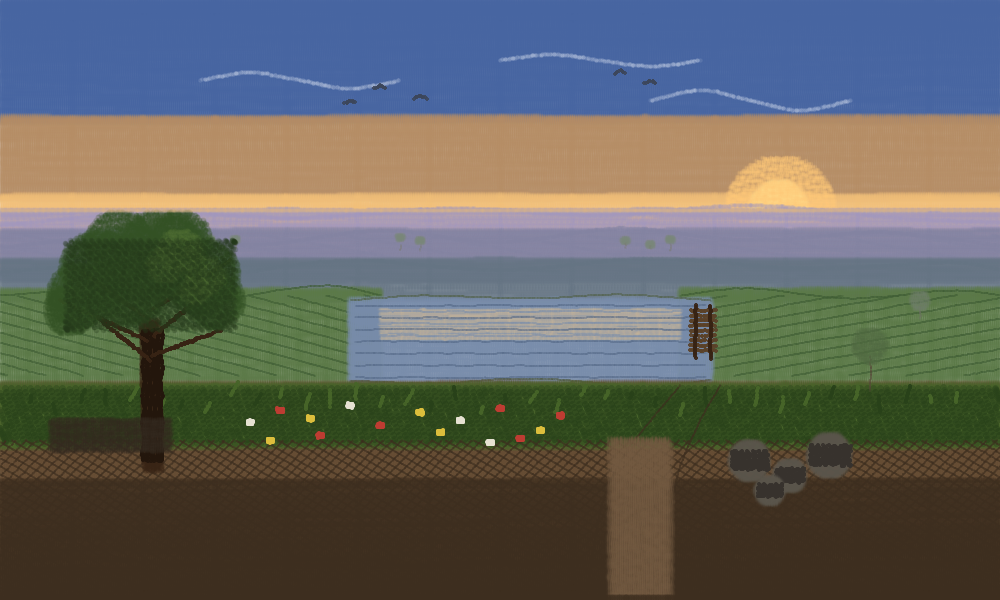

This figure's Python source:
"""
Lesson 05: Landscape & Atmospheric Perspective
Scene: Golden hour sunset over a lake, with layered hills and a foreground oak tree.

Mood: Warm, contemplative late afternoon. The sun is low on the right,
casting amber light across the scene. Distant hills dissolve into blue-violet haze.
A still lake mirrors the sky. A large oak tree anchors the left foreground.
"""

import sys
import os
import math

sys.path.insert(0, os.path.join(os.path.dirname(__file__), '..', '..', 'artist'))

from student import (
    draw_line, draw_circle, draw_curve, draw_pressure_ramp,
    draw_hatching, draw_filled_circle, draw_rectangle, draw_triangle,
    draw_s_curve, draw_arc, draw_ellipse, draw_crosshatching,
    draw_filled_rectangle, draw_gradient_fill,
)
from stylus_format import Drawing
from renderer import render_drawing

import numpy as np
np.random.seed(2026)

all_strokes = []

W, H = 1000, 600

# ===========================================================================
# Color palette -- golden hour sunset
# ===========================================================================
SKY_TOP = (70, 100, 160)        # deep blue at zenith
SKY_MID = (180, 140, 100)       # warm amber at mid-sky
SKY_HORIZON = (240, 190, 120)   # pale gold near horizon
SUN_COLOR = (255, 220, 140)     # warm sun
SUN_GLOW = (255, 200, 120)      # glow around sun

HILL_FAR = (160, 150, 190)      # pale blue-violet, most distant
HILL_MID = (130, 130, 160)      # blue-purple, middle distance
HILL_NEAR = (100, 115, 130)     # darker blue-gray

LAKE_BASE = (120, 140, 170)     # steel-blue water
LAKE_DARK = (80, 100, 130)      # darker ripple tones
LAKE_HIGHLIGHT = (200, 180, 150)  # warm reflected sky

FIELD_GREEN = (90, 120, 70)     # middle-ground green field
FIELD_DARK = (60, 90, 50)       # shadow in field

FG_EARTH = (100, 75, 50)        # warm brown foreground earth
FG_DARK = (60, 45, 30)          # dark earth shadow
FG_GRASS = (70, 100, 40)        # foreground grass green
FG_GRASS_DARK = (40, 65, 25)    # dark grass

TRUNK_BROWN = (55, 35, 20)      # dark oak trunk
CANOPY_GREEN = (50, 80, 35)     # dark foliage
CANOPY_LIGHT = (80, 110, 50)    # sunlit foliage highlights

ROCK_GRAY = (90, 85, 75)        # warm gray rocks
ROCK_SHADOW = (55, 50, 45)      # rock shadow

FLOWER_RED = (190, 60, 50)      # wildflower accents
FLOWER_YELLOW = (220, 190, 60)  # yellow wildflowers
FLOWER_WHITE = (230, 225, 210)  # white wildflowers

# ===========================================================================
# LAYER 1: SKY -- brush tool, gradient from deep blue top to golden horizon
# ===========================================================================

# Upper sky: deep blue
all_strokes.extend(draw_gradient_fill(
    0, 0, W, 120,
    start_pressure=0.5, end_pressure=0.35,
    tool="brush", color=SKY_TOP, spacing=2.5
))

# Mid sky: transition zone -- warmer
all_strokes.extend(draw_gradient_fill(
    0, 118, W, 80,
    start_pressure=0.35, end_pressure=0.3,
    tool="brush", color=SKY_MID, spacing=2.5
))

# Lower sky near horizon: warm gold
all_strokes.extend(draw_gradient_fill(
    0, 196, W, 70,
    start_pressure=0.3, end_pressure=0.4,
    tool="brush", color=SKY_HORIZON, spacing=2.5
))

# Sun -- a warm filled circle on the right side, low in the sky
all_strokes.extend(draw_filled_circle(
    780, 210, 28,
    tool="brush", color=SUN_COLOR, pressure=0.45, fill_spacing=2.0
))

# Sun glow -- larger, very light circle behind the sun
all_strokes.extend(draw_filled_circle(
    780, 210, 55,
    tool="brush", color=SUN_GLOW, pressure=0.12, fill_spacing=3.0
))

# A few soft cloud wisps in the upper sky using charcoal at low pressure
for cy, cx1, cx2, amp in [(80, 200, 400, 8), (60, 500, 700, 6), (100, 650, 850, 10)]:
    all_strokes.append(draw_s_curve(
        cx1, cy, cx2, cy, amplitude=amp,
        tool="charcoal", color=(200, 210, 230), pressure=0.12
    ))

# ===========================================================================
# LAYER 2: DISTANT HILLS -- charcoal and brush, cool pale colors
# ===========================================================================

# Farthest hill (Layer A) -- very pale blue-violet, gentle undulation
# Filled rectangle as base, then a curved top edge
all_strokes.extend(draw_filled_rectangle(
    0, 210, W, 50,
    tool="brush", color=HILL_FAR, pressure=0.18, fill_spacing=2.5
))
# Curved ridgeline
hill_far_pts = [(0, 225), (150, 212), (300, 218), (450, 208), (600, 215),
                (750, 205), (900, 218), (1000, 222)]
all_strokes.append(draw_curve(
    hill_far_pts, tool="charcoal", color=HILL_FAR, pressure=0.15
))

# Second distant hill (Layer B) -- slightly darker blue-purple
all_strokes.extend(draw_filled_rectangle(
    0, 230, W, 50,
    tool="brush", color=HILL_MID, pressure=0.22, fill_spacing=2.5
))
# Ridgeline with more variation
hill_mid_pts = [(0, 248), (120, 235), (250, 245), (380, 230), (500, 242),
                (620, 228), (750, 240), (880, 232), (1000, 245)]
all_strokes.append(draw_curve(
    hill_mid_pts, tool="charcoal", color=HILL_MID, pressure=0.2
))

# Subtle hatching on the nearer distant hill -- very light, wide spacing
all_strokes.extend(draw_hatching(
    0, 235, W, 40,
    angle_deg=10, spacing=14, tool="charcoal", color=HILL_MID, pressure=0.1
))

# Near distant hill -- darker, transitioning to middle ground
all_strokes.extend(draw_filled_rectangle(
    0, 260, W, 40,
    tool="brush", color=HILL_NEAR, pressure=0.25, fill_spacing=2.5
))
hill_near_pts = [(0, 272), (100, 265), (200, 275), (350, 260), (500, 270),
                 (650, 258), (800, 268), (950, 262), (1000, 270)]
all_strokes.append(draw_curve(
    hill_near_pts, tool="charcoal", color=HILL_NEAR, pressure=0.22
))

# Tiny distant trees on the middle hill -- small pale dots (atmospheric perspective demo)
for tx in [180, 210, 235, 400, 420, 625, 650, 670]:
    all_strokes.extend(draw_filled_circle(
        tx, 240 + np.random.randint(-5, 5), 4,
        tool="brush", color=(120, 135, 120), pressure=0.15, fill_spacing=2.0
    ))
    all_strokes.append(draw_line(
        tx, 244 + np.random.randint(-3, 3), tx, 250 + np.random.randint(-2, 2),
        tool="pencil", color=(120, 120, 110), pressure=0.12, num_events=6
    ))

# ===========================================================================
# LAYER 3: MIDDLE GROUND -- green field + lake
# ===========================================================================

# Green rolling field on the left and right sides
all_strokes.extend(draw_filled_rectangle(
    0, 290, 380, 90,
    tool="brush", color=FIELD_GREEN, pressure=0.3, fill_spacing=2.5
))
all_strokes.extend(draw_filled_rectangle(
    680, 290, 320, 90,
    tool="brush", color=FIELD_GREEN, pressure=0.3, fill_spacing=2.5
))

# Field texture -- gentle hatching with pencil
all_strokes.extend(draw_hatching(
    0, 295, 370, 80,
    angle_deg=15, spacing=10, tool="pencil", color=FIELD_DARK, pressure=0.2
))
all_strokes.extend(draw_hatching(
    690, 295, 310, 80,
    angle_deg=-10, spacing=10, tool="pencil", color=FIELD_DARK, pressure=0.2
))

# Rolling hill contours in the middle ground
mg_curve_pts = [(0, 295), (100, 290), (200, 300), (320, 285), (380, 295)]
all_strokes.append(draw_curve(
    mg_curve_pts, tool="pencil", color=FIELD_DARK, pressure=0.25
))
mg_curve_pts2 = [(680, 295), (750, 288), (850, 298), (950, 290), (1000, 295)]
all_strokes.append(draw_curve(
    mg_curve_pts2, tool="pencil", color=FIELD_DARK, pressure=0.25
))

# --- Lake in the center ---
# Lake base -- steel blue
all_strokes.extend(draw_filled_rectangle(
    350, 300, 360, 80,
    tool="brush", color=LAKE_BASE, pressure=0.3, fill_spacing=2.0
))

# Lake reflects the warm sky -- lighter warm strokes near center
all_strokes.extend(draw_gradient_fill(
    380, 310, 300, 30,
    start_pressure=0.12, end_pressure=0.08,
    tool="brush", color=LAKE_HIGHLIGHT, spacing=3.5
))

# Ripple texture -- horizontal lines at varying tones
for ry in range(305, 378, 6):
    ripple_color = LAKE_DARK if (ry // 6) % 2 == 0 else LAKE_BASE
    all_strokes.append(draw_line(
        355, ry, 705, ry,
        tool="pencil", color=ripple_color, pressure=0.15, num_events=20
    ))

# Lake shore curves
all_strokes.append(draw_curve(
    [(350, 300), (420, 295), (530, 298), (620, 294), (710, 300)],
    tool="pencil", color=(80, 95, 70), pressure=0.25
))
all_strokes.append(draw_curve(
    [(350, 380), (430, 383), (530, 378), (640, 385), (710, 380)],
    tool="pencil", color=(75, 85, 60), pressure=0.3
))

# A small wooden dock/pier extending into the lake from the right bank
# -- a creative detail to lead the eye into the scene
for plank_y in range(310, 355, 5):
    all_strokes.append(draw_line(
        690, plank_y, 715, plank_y,
        tool="pen", color=(90, 65, 40), pressure=0.35, num_events=8
    ))
# Dock posts
all_strokes.append(draw_line(695, 305, 695, 358, tool="pen", color=TRUNK_BROWN, pressure=0.4, num_events=10))
all_strokes.append(draw_line(710, 305, 710, 358, tool="pen", color=TRUNK_BROWN, pressure=0.4, num_events=10))

# ===========================================================================
# LAYER 4: FOREGROUND -- warm earth, detailed texture
# ===========================================================================

# Foreground earth base
all_strokes.extend(draw_filled_rectangle(
    0, 385, W, 215,
    tool="brush", color=FG_EARTH, pressure=0.45, fill_spacing=2.5
))

# Gradient -- darker at the very bottom (closer to viewer)
all_strokes.extend(draw_gradient_fill(
    0, 480, W, 120,
    start_pressure=0.2, end_pressure=0.45,
    tool="brush", color=FG_DARK, spacing=3.0
))

# Foreground grass -- green overlay on top of earth
all_strokes.extend(draw_filled_rectangle(
    0, 385, W, 60,
    tool="brush", color=FG_GRASS, pressure=0.35, fill_spacing=3.0
))

# Grass texture -- diagonal hatching with marker (bold foreground detail)
all_strokes.extend(draw_hatching(
    0, 388, W, 55,
    angle_deg=70, spacing=6, tool="marker", color=FG_GRASS_DARK, pressure=0.4
))

# Additional crosshatching on the ground for richness -- pencil
all_strokes.extend(draw_crosshatching(
    0, 440, W, 160,
    angles=[30, -45], spacing=7,
    tool="pencil", color=FG_DARK, pressure=0.3
))

# Individual grass tufts in the foreground -- short diagonal lines with pen
for gx in range(30, 980, 25):
    gy = 400 + np.random.randint(-5, 15)
    length = np.random.randint(8, 18)
    angle = np.random.randint(60, 100)
    rad = math.radians(angle)
    gx2 = gx + length * math.cos(rad)
    gy2 = gy - length * math.sin(rad)  # upward
    color = FG_GRASS if np.random.random() > 0.4 else FG_GRASS_DARK
    all_strokes.append(draw_line(
        gx, gy, gx2, gy2,
        tool="pen", color=color, pressure=0.45, num_events=6
    ))

# ===========================================================================
# LAYER 5: FOREGROUND OAK TREE (left side, large, detailed)
# ===========================================================================

# Trunk -- thick, drawn with marker for bold graphic presence
trunk_x = 150
trunk_top = 280
trunk_bot = 470

# Main trunk with marker
for offset in range(-8, 9, 3):
    all_strokes.append(draw_line(
        trunk_x + offset, trunk_top + 40, trunk_x + offset + 3, trunk_bot,
        tool="marker", color=TRUNK_BROWN, pressure=0.65, num_events=15
    ))

# Trunk bark texture -- crosshatching with pen
all_strokes.extend(draw_crosshatching(
    trunk_x - 8, trunk_top + 50, 20, 130,
    angles=[80, -80], spacing=5,
    tool="pen", color=(35, 22, 12), pressure=0.5
))

# Main branches -- pen for sharp detail
branches = [
    (trunk_x, trunk_top + 40, trunk_x - 70, trunk_top - 10, 0.5),
    (trunk_x, trunk_top + 30, trunk_x + 80, trunk_top - 20, 0.45),
    (trunk_x - 3, trunk_top + 60, trunk_x - 90, trunk_top + 20, 0.4),
    (trunk_x + 3, trunk_top + 55, trunk_x + 60, trunk_top + 10, 0.4),
    (trunk_x, trunk_top + 80, trunk_x - 50, trunk_top + 40, 0.35),
    (trunk_x + 2, trunk_top + 75, trunk_x + 70, trunk_top + 50, 0.35),
]
for bx1, by1, bx2, by2, bp in branches:
    all_strokes.append(draw_pressure_ramp(
        bx1, by1, bx2, by2,
        tool="pen", color=TRUNK_BROWN, num_events=20
    ))

# Canopy -- large irregular mass of foliage using charcoal filled circles
# Multiple overlapping circles to create organic shape
canopy_circles = [
    (trunk_x - 50, trunk_top - 10, 40),
    (trunk_x + 10, trunk_top - 25, 45),
    (trunk_x - 20, trunk_top + 10, 35),
    (trunk_x + 50, trunk_top - 5, 38),
    (trunk_x - 70, trunk_top + 15, 32),
    (trunk_x - 30, trunk_top - 35, 35),
    (trunk_x + 30, trunk_top - 40, 30),
    (trunk_x + 65, trunk_top + 20, 28),
    (trunk_x - 80, trunk_top + 30, 25),
]
for ccx, ccy, cr in canopy_circles:
    all_strokes.extend(draw_filled_circle(
        ccx, ccy, cr,
        tool="charcoal", color=CANOPY_GREEN, pressure=0.4, fill_spacing=2.5
    ))

# Canopy highlights -- sunlit side (right side, facing the sun)
highlight_circles = [
    (trunk_x + 30, trunk_top - 30, 22),
    (trunk_x + 55, trunk_top - 5, 20),
    (trunk_x + 15, trunk_top - 15, 18),
    (trunk_x + 45, trunk_top + 10, 15),
]
for hcx, hcy, hr in highlight_circles:
    all_strokes.extend(draw_filled_circle(
        hcx, hcy, hr,
        tool="charcoal", color=CANOPY_LIGHT, pressure=0.25, fill_spacing=3.0
    ))

# Canopy texture -- hatching to give depth
all_strokes.extend(draw_hatching(
    trunk_x - 85, trunk_top - 40, 170, 90,
    angle_deg=45, spacing=5, tool="charcoal", color=(35, 55, 25), pressure=0.35
))

# Tree shadow on the ground -- cast to the left (sun on the right)
all_strokes.extend(draw_filled_rectangle(
    trunk_x - 100, 420, 120, 30,
    tool="brush", color=(50, 40, 30), pressure=0.2, fill_spacing=3.0
))

# ===========================================================================
# LAYER 5b: FOREGROUND DETAILS -- rocks, wildflowers, a path
# ===========================================================================

# Rocks in the right foreground
rock_positions = [(750, 460, 18), (790, 475, 14), (830, 455, 20), (770, 490, 12)]
for rx, ry, rr in rock_positions:
    all_strokes.extend(draw_filled_circle(
        rx, ry, rr,
        tool="brush", color=ROCK_GRAY, pressure=0.45, fill_spacing=2.0
    ))
    # Shadow on the rock
    all_strokes.extend(draw_crosshatching(
        rx - rr, ry - rr // 2, rr * 2, rr,
        angles=[45, -30], spacing=4,
        tool="pen", color=ROCK_SHADOW, pressure=0.45
    ))

# A winding dirt path from middle ground to foreground
# -- draws the eye from the dock area toward the viewer
path_pts_left = [(680, 385), (650, 420), (620, 460), (600, 510), (590, 570), (585, 600)]
path_pts_right = [(720, 385), (700, 420), (680, 465), (670, 515), (665, 575), (665, 600)]
all_strokes.append(draw_curve(
    path_pts_left, tool="pencil", color=FG_DARK, pressure=0.35
))
all_strokes.append(draw_curve(
    path_pts_right, tool="pencil", color=FG_DARK, pressure=0.35
))
# Fill path with earth tone
all_strokes.extend(draw_filled_rectangle(
    610, 440, 60, 160,
    tool="brush", color=(115, 90, 65), pressure=0.3, fill_spacing=3.0
))

# Wildflowers scattered in the foreground grass
flower_data = [
    # (x, y, color)
    (280, 410, FLOWER_RED), (310, 418, FLOWER_YELLOW), (350, 405, FLOWER_WHITE),
    (380, 425, FLOWER_RED), (420, 412, FLOWER_YELLOW), (460, 420, FLOWER_WHITE),
    (500, 408, FLOWER_RED), (540, 430, FLOWER_YELLOW), (250, 422, FLOWER_WHITE),
    (320, 435, FLOWER_RED), (440, 432, FLOWER_YELLOW), (560, 415, FLOWER_RED),
    (270, 440, FLOWER_YELLOW), (490, 442, FLOWER_WHITE), (520, 438, FLOWER_RED),
]
for fx, fy, fc in flower_data:
    all_strokes.extend(draw_filled_circle(
        fx, fy, 3,
        tool="pen", color=fc, pressure=0.5, fill_spacing=1.5
    ))

# A few birds in the distant sky -- simple V shapes with pen
for bx, by in [(350, 100), (380, 85), (420, 95), (620, 70), (650, 80)]:
    all_strokes.append(draw_line(bx - 6, by + 3, bx, by, tool="pen", color=(60, 70, 90), pressure=0.2, num_events=5))
    all_strokes.append(draw_line(bx, by, bx + 6, by + 3, tool="pen", color=(60, 70, 90), pressure=0.2, num_events=5))

# A second smaller tree on the right middle ground (atmospheric perspective contrast)
# -- smaller, lighter, less detailed than the foreground oak
small_tree_x = 870
small_tree_top = 340
# Small trunk -- pencil, lighter
all_strokes.append(draw_line(
    small_tree_x, small_tree_top + 15, small_tree_x, small_tree_top + 50,
    tool="pencil", color=(85, 70, 55), pressure=0.3, num_events=10
))
# Small canopy -- one filled circle, charcoal, lighter color
all_strokes.extend(draw_filled_circle(
    small_tree_x, small_tree_top + 5, 18,
    tool="charcoal", color=(80, 105, 65), pressure=0.25, fill_spacing=2.5
))

# Another distant tree even further back
dt_x = 920
all_strokes.append(draw_line(
    dt_x, 305, dt_x, 318,
    tool="pencil", color=(110, 110, 100), pressure=0.18, num_events=6
))
all_strokes.extend(draw_filled_circle(
    dt_x, 300, 10,
    tool="brush", color=(110, 125, 105), pressure=0.15, fill_spacing=3.0
))

# ===========================================================================
# FINISHING TOUCHES
# ===========================================================================

# Soft edge along the bottom to ground the scene
all_strokes.append(draw_line(
    0, 598, W, 598,
    tool="marker", color=FG_DARK, pressure=0.6, num_events=25
))

# A subtle warm glow line at the horizon (where sky meets hills)
all_strokes.append(draw_line(
    0, 210, W, 210,
    tool="brush", color=(220, 180, 130), pressure=0.1, num_events=30
))

# ===========================================================================
# RENDER
# ===========================================================================

drawing = Drawing(strokes=all_strokes, width=W, height=H)
img = render_drawing(drawing, apply_paper=True)
output_path = os.path.join(os.path.dirname(__file__), "lesson_05.png")
img.convert("RGB").save(output_path)
print(f"Saved to {output_path}")
print(f"Total strokes: {len(all_strokes)}")

# Verify all 5 tools used
tools_used = set()
for s in all_strokes:
    for e in s.events:
        tools_used.add(e.tool)
print(f"Tools used: {sorted(tools_used)}")

# Count unique colors
colors_used = set()
for s in all_strokes:
    for e in s.events:
        colors_used.add(str(e.color))
print(f"Unique colors: {len(colors_used)}")
